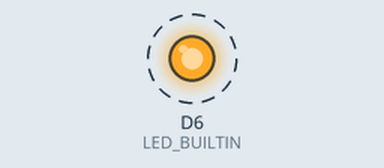
This sketch was run on a simulated Arduino MKR. On the bench: output pins drawn as LEDs (lit = HIGH). Dashed ring = blinking. WiFi joins after 1.5 s; servers stay silent unless stated; not simulated (calls return 0 or success): Wifi_Secret.h; what the sketch prints to the serial monitor is not drawn.

Above: at 11.7 s.
Timing chart, 0 to 14.5 s (numbered marks = the images above):
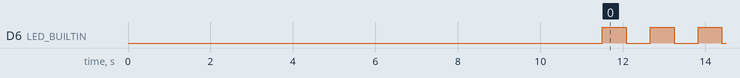

The sketch:

MyWifi.ino
```cpp
#include <WiFiNINA.h>
#include "Wifi_Secret.h"

char ssid[] = SECRET_SSID;
char pass[] = SECRET_PASS;
int status = WL_IDLE_STATUS;             // the Wi-Fi radio's status
int ledState = LOW;                       //ledState used to set the LED
unsigned long previousMillisInfo = 0;     //will store last time Wi-Fi information was updated
unsigned long previousMillisLED = 0;      // will store the last time LED was updated
const int intervalInfo = 5000;            // interval at which to update the board information

void setup() {
  // Initialize Serial and wait for port to open
  Serial.begin(9600);
  while(!Serial);

  // set the LED as output
  pinMode(LED_BUILTIN, OUTPUT);

  // atempt to connect to Wi-Fi network:
  while (status != WL_CONNECTED) {
    Serial.print("Attempting to connect to network: ");
    Serial.println(ssid);
    // Connect to WPA/WPA2 network:
    status = WiFi.begin(ssid, pass);

    // wait 10 seconds for connection:
    delay(10000);
  }

  // you're connect now, so print out the data:
  Serial.println("You're connected to the network");
  Serial.println("-----------------------");
}

void loop() {

  unsigned long currentMillisInfo = millis();

  // check if the time after the last update is bigger than the interval
  if (currentMillisInfo - previousMillisInfo >= intervalInfo) {
    previousMillisInfo = currentMillisInfo;
    Serial.println("Board Information: ");
    // print your board's IP{ address:
    IPAddress ip = WiFi.localIP();
    Serial.print("IP Address: ");
    Serial.print(ip);

    // print your network's SSID:
    Serial.println();
    Serial.println("Network Information:");
    Serial.print("SSID: ");
    Serial.println(WiFi.SSID());

    // print the received signal strength
    long rssi = WiFi.RSSI();
    Serial.print("signal strength (RSSI): ");
    Serial.println(rssi);
    Serial.println("---------------------");
  }
  unsigned long currentMillisLED = millis();

  // measure the signal strength and convert it into a time interval
  int intervalLED = WiFi.RSSI() * -10;

  // check if the time after the last blink is bigger than the interval
  if ( currentMillisLED - previousMillisLED >= intervalLED ) {
    previousMillisLED = currentMillisLED;

    // if the LED is off turn it on and vice-versa:
    if (ledState == LOW) {
      ledState = HIGH;
    } else {
      ledState = LOW;
    }

    // set the LED with the ledState of the variable:
    digitalWrite(LED_BUILTIN, ledState);
  }
}
```

Measured:
- by itself, D6 (LED_BUILTIN): alternates HIGH for 0.58 s and LOW for 0.58 s
